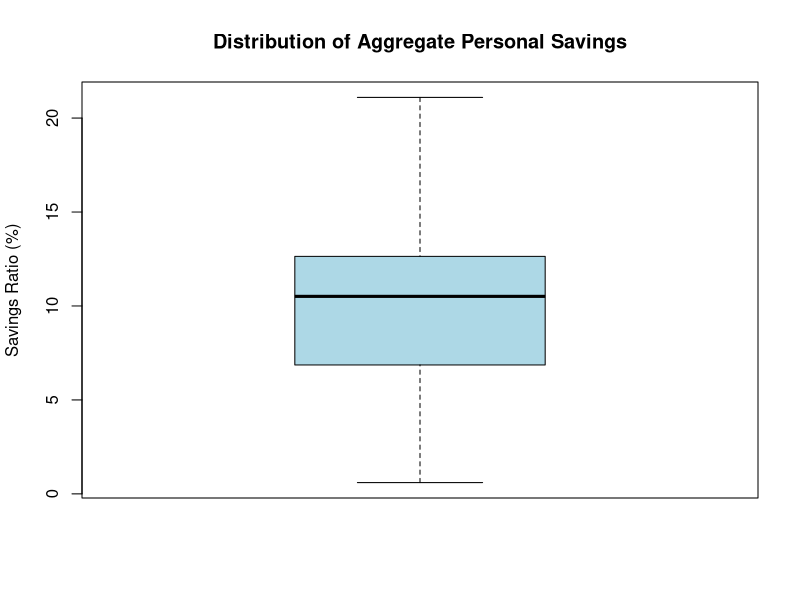
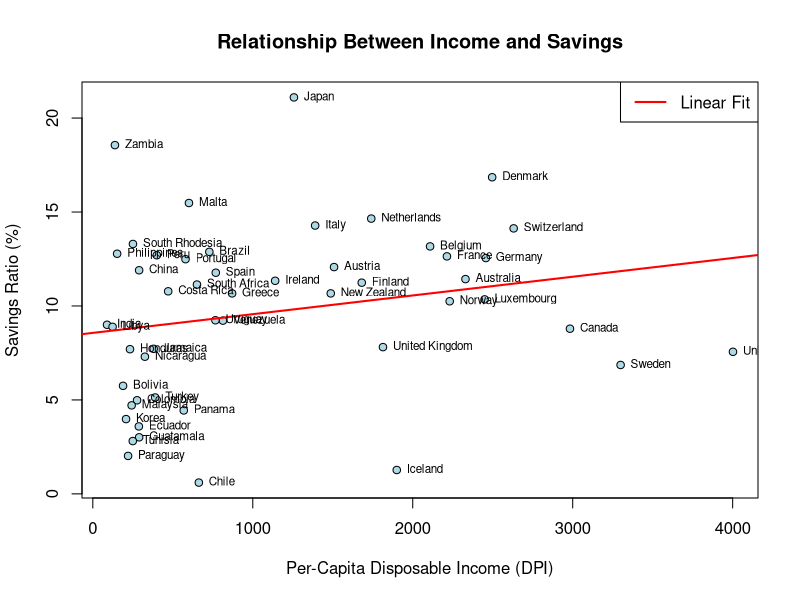
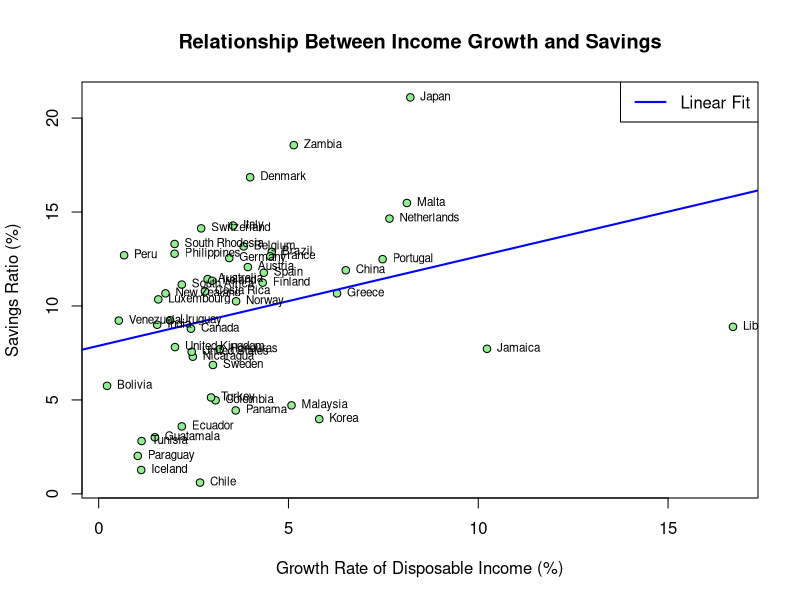
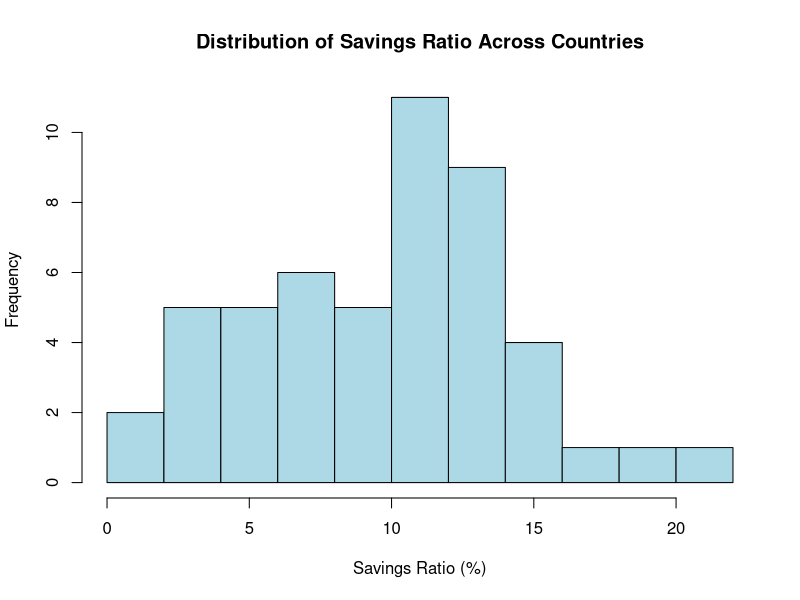
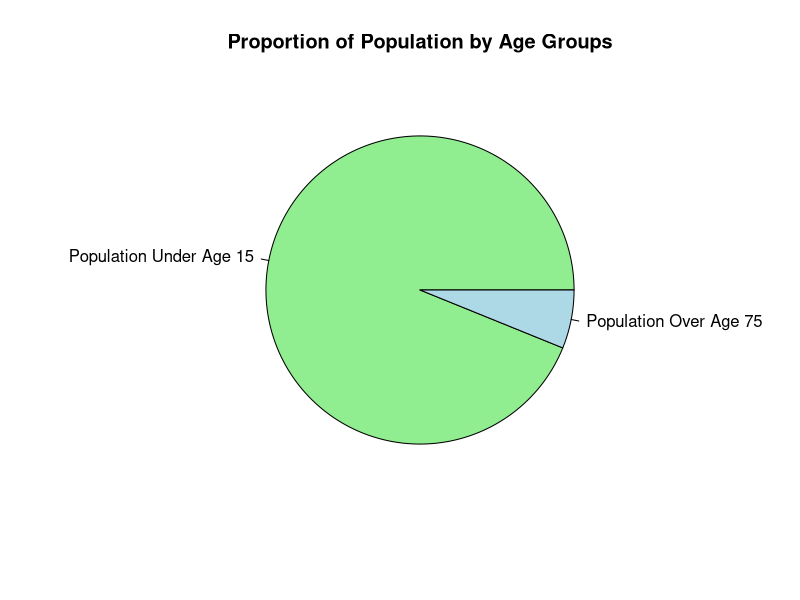
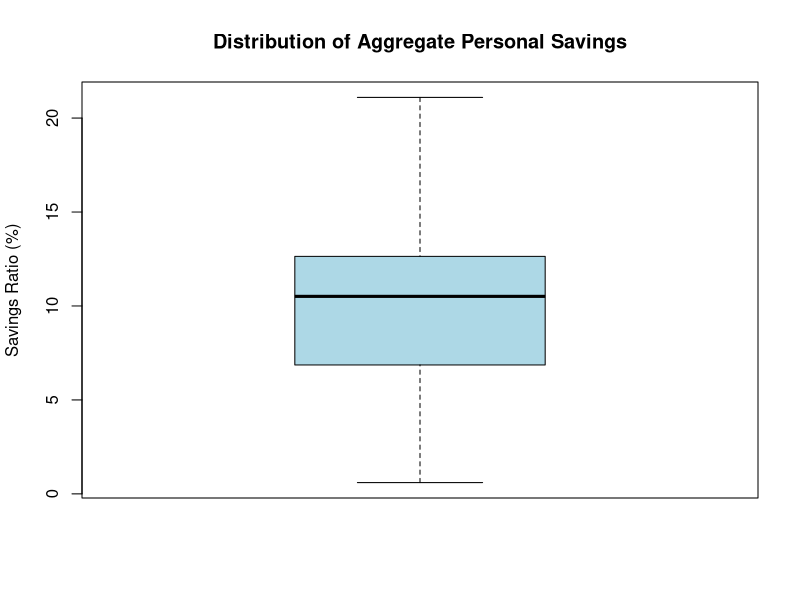
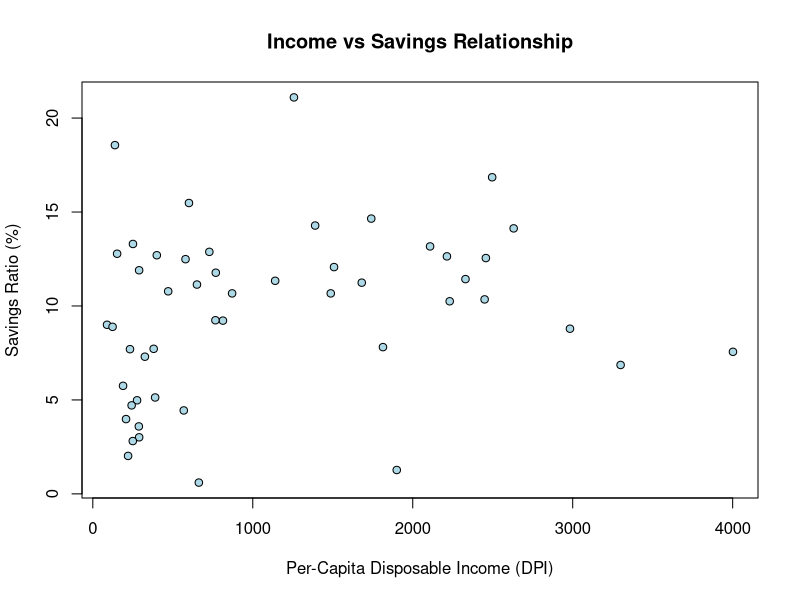
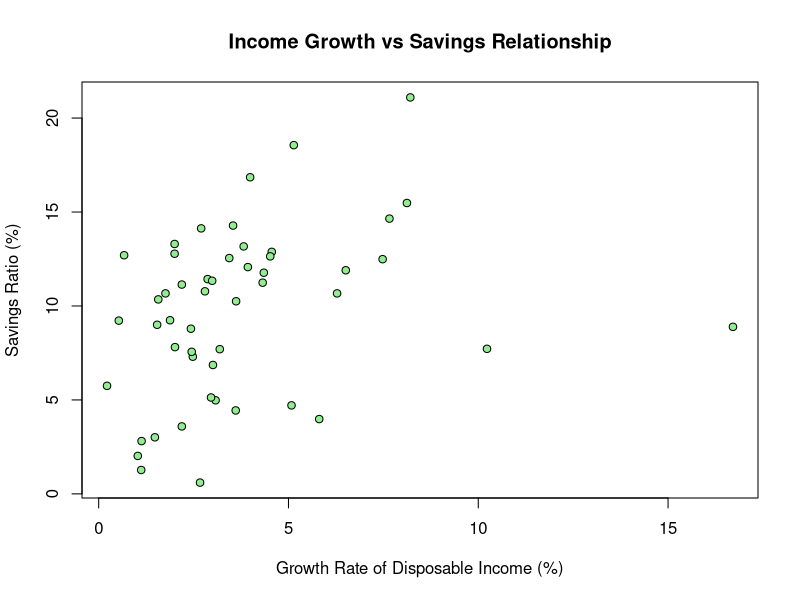

Generate these figures, in order, with R:
library(dplyr)

data("LifeCycleSavings")

summary(LifeCycleSavings)

boxplot(LifeCycleSavings$sr, 
        main = "Distribution of Aggregate Personal Savings", 
        ylab = "Savings Ratio (%)", 
        col = "lightblue")

country_names <- row.names(LifeCycleSavings) 

plot(LifeCycleSavings$dpi, LifeCycleSavings$sr, 
     main = "Relationship Between Income and Savings", 
     xlab = "Per-Capita Disposable Income (DPI)", 
     ylab = "Savings Ratio (%)", 
     pch = 21, bg = "lightblue")
abline(lm(sr ~ dpi, data = LifeCycleSavings), col = "red", lwd = 2)
legend("topright", legend = "Linear Fit", col = "red", lwd = 2)

text(LifeCycleSavings$dpi, LifeCycleSavings$sr, 
     labels = country_names, 
     cex = 0.7, pos = 4)

plot(LifeCycleSavings$ddpi, LifeCycleSavings$sr, 
     main = "Relationship Between Income Growth and Savings", 
     xlab = "Growth Rate of Disposable Income (%)", 
     ylab = "Savings Ratio (%)", 
     pch = 21, bg = "lightgreen")
abline(lm(sr ~ ddpi, data = LifeCycleSavings), col = "blue", lwd = 2)
legend("topright", legend = "Linear Fit", col = "blue", lwd = 2)

text(LifeCycleSavings$ddpi, LifeCycleSavings$sr, 
     labels = country_names, 
     cex = 0.7, pos = 4)

hist(LifeCycleSavings$sr, 
     breaks = 10, 
     main = "Distribution of Savings Ratio Across Countries", 
     xlab = "Savings Ratio (%)", 
     col = "lightblue")

average_population <- c(mean(LifeCycleSavings$pop15), mean(LifeCycleSavings$pop75))
names(average_population) <- c("Population Under Age 15", "Population Over Age 75")
pie(average_population, 
    main = "Proportion of Population by Age Groups", 
    col = c("lightgreen", "lightblue"))

correlation_matrix <- cor(LifeCycleSavings)
print("Correlation Matrix of LifeCycleSavings Dataset:")
print(correlation_matrix)

boxplot(LifeCycleSavings$sr, main = "Distribution of Aggregate Personal Savings", ylab = "Savings Ratio (%)", col = "lightblue")
plot(LifeCycleSavings$dpi, LifeCycleSavings$sr, main = "Income vs Savings Relationship", xlab = "Per-Capita Disposable Income (DPI)", ylab = "Savings Ratio (%)", pch = 21, bg = "lightblue")
plot(LifeCycleSavings$ddpi, LifeCycleSavings$sr, main = "Income Growth vs Savings Relationship", xlab = "Growth Rate of Disposable Income (%)", ylab = "Savings Ratio (%)", pch = 21, bg = "lightgreen")
hist(LifeCycleSavings$sr, breaks = 10, main = "Savings Ratio Distribution", xlab = "Savings Ratio (%)", col = "lightblue")
pie(average_population, main = "Proportion of Population by Age Groups", col = c("lightgreen", "lightblue"))


